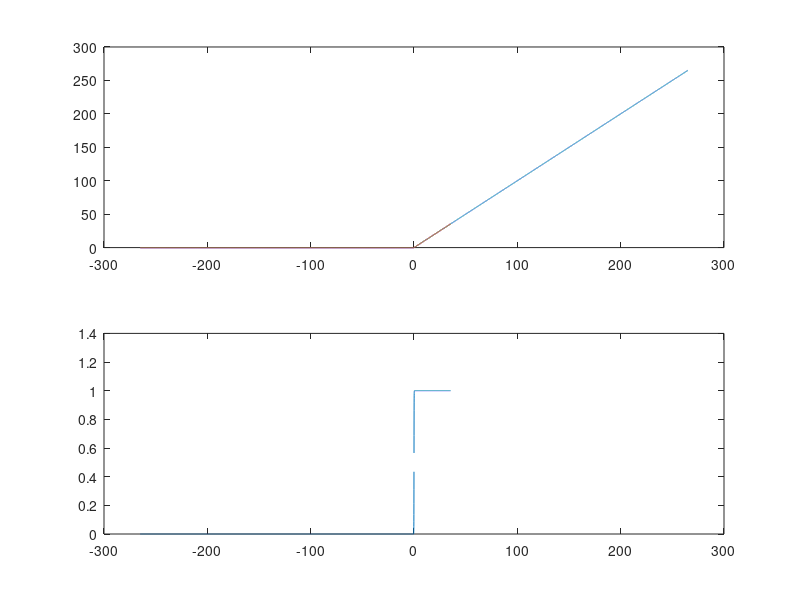

Here is the MATLAB script that generated this plot:
%Smooth max
%Common x values are 0.02-3
%Needs to be robust to 265
close
x = linspace(-265, 0, 10000);
x = [x, linspace(0, 265, 10000)];

ySharp = max(x,0);
tic
ySmooth = x .* (atan(100*x)/pi + .5);
tansoft = toc;
a = .05;
b = 1/a;
tic
ySmooth = a*log(1+exp(b*x));
softmax = toc;
figgy = figure(46);
figure(46);
subplot(2,1,1); plot(x,ySharp); hold on; plot(x, ySmooth);

subplot(2,1,2); plot(x(1:end-1), diff(ySmooth)./diff(x));
